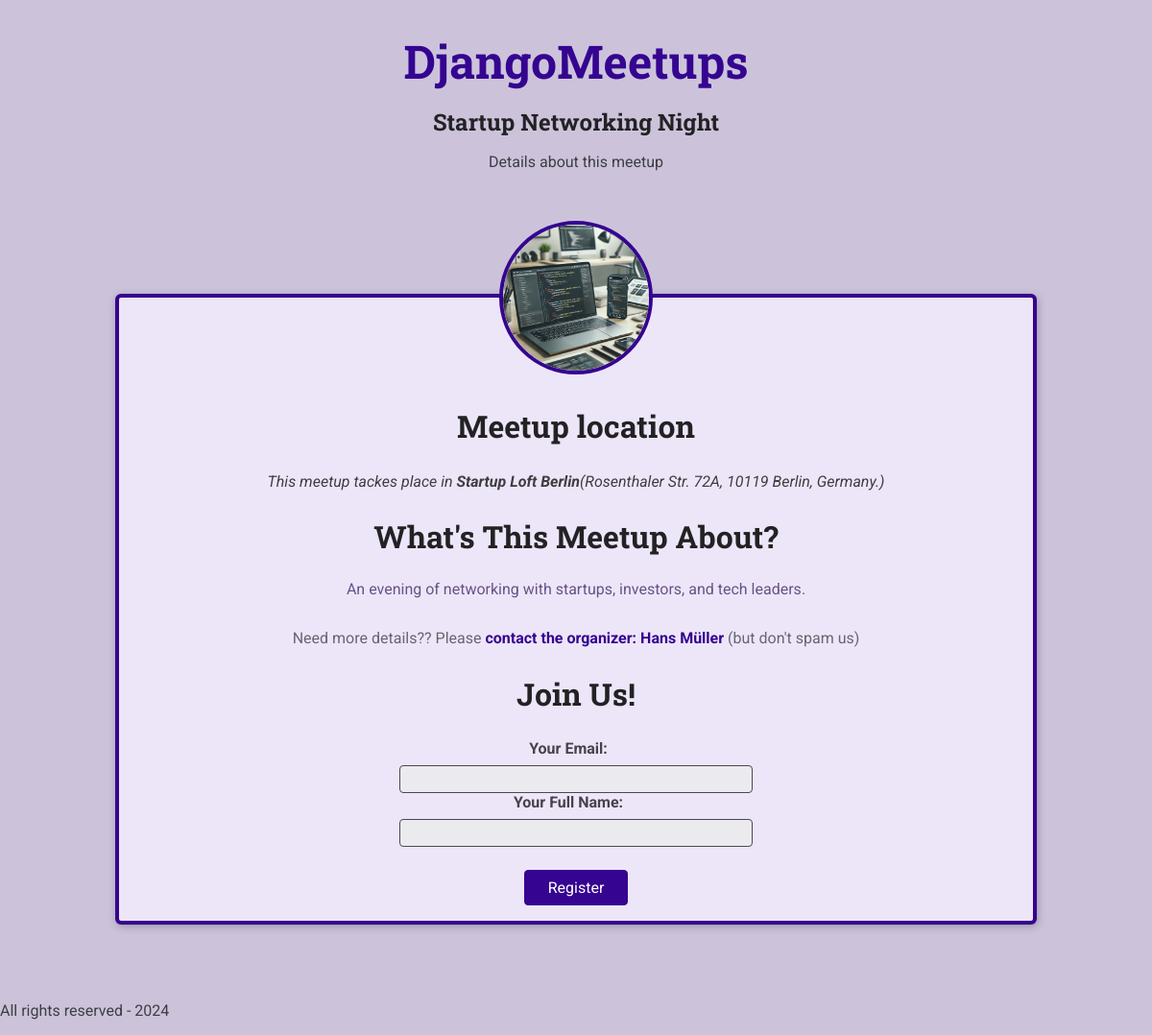
The page /meetups/startup-networking-night/ on the database its author committed.
### meetups/models.py (models this page shows, shortened)
class Meetup(models.Model):
    title = models.CharField(max_length=200)
    organizer_email =models.EmailField()
    organizer_name = models.CharField(max_length=200)
    date = models.DateField()
    slug = models.SlugField(unique=True)
    description = models.TextField()
    image = models.ImageField(upload_to='images/')
    location = models.ForeignKey(Location,on_delete=models.CASCADE)
    participants = models.ManyToManyField(Participant,blank=True)

class Location(models.Model):
    name = models.CharField(max_length=200)
    address = models.CharField(max_length=300)

### meetups/views.py (the view, shortened to what this page needs)
# urls.py: path("meetups/<slug:meetup_slug>/", meetup_details, name="meetup-details"), # our-domain.com/meetups/a-first-meetup
def meetup_details(request, meetup_slug):
    try:
        selected_meetup = Meetup.objects.get(slug=meetup_slug)
        if request.method == 'GET':
            registration_form = RegistrationForm()
        return render(request, 'meetups/meetup-details.html', {
                'meetup': selected_meetup,
                'form':registration_form
            })
    except Exception as e:
        print(e)
        return render(request, 'meetups/meetup-details.html', {
            'meetup': None,
            'title': 'Meetup Not Found',
        })

### meetups/forms.py
class RegistrationForm(forms.Form):
    email = forms.EmailField(label='Your Email')
    name = forms.CharField(max_length=200, label='Your Full Name')

### meetups/templates/meetups/meetup-details.html (shortened to what this page needs)
{% extends "meetups/base/base.html" %}
{% load static %}
{% block css_file %}
  <link rel="stylesheet" href="{% static 'meetups/styles/meetup_details.css' %}">
{% endblock css_file %}
          {% block main_heading %}{{ meetup.title }}{% endblock main_heading %}
          {% block header_content %}
          <p>Details about this meetup</p>
          {% endblock header_content %}
{% block content %}
   {% if meetup %}
        <article>
            <img id="main-image" src="{{meetup.image.url}}" alt="{{ meetup.title }}">
            <section id="location">
                <h2>Meetup location</h2>
                <address>This meetup tackes place in <span>{{meetup.location.name}}</span>({{meetup.location.address}}.)</address>
            </section>
            <section id="details">
                <h2>What's This Meetup About?</h2>
                <p>{{ meetup.description }}</p>
                <footer>
                    <p>Need more details?? Please <a  href="mailto:{{meetup.organizer_email}}"> contact the organizer: {{meetup.organizer_name}}</a> (but don't spam us)</p>
            </section>
            <section id="registration">
                <h2>Join Us!</h2>
               <form action="{% url 'meetup-details' meetup.slug %}" method="post">
                <ul>
                     {{form.as_ul}}
                </ul>
               <div id="registration-actions">
                <button>Register</button>
               </div>
               </form>
            </section>
        </article>
    {% else %}
        <p>Sorry, we couldn't find this meetup.</p>
    {% endif %}
    {% endblock content %}

### meetups/static/meetups/styles/base.css (style rules this page uses)
* { box-sizing: border-box; }
body { font-family: 'Roboto', sans-serif; margin: 0; background-color: #ccc3db; color: #3e3e41; }
h1, h2, h3 { font-family: 'Roboto Slab', sans-serif; color: #222224; }
button, .btn { cursor: pointer; font: inherit; padding: 0.5rem 1.5rem; background-color: #350490; border: 1px solid #350490; color: white; border-radius: 4px; text-decoration: none; }

### meetups/static/meetups/styles/meetup_details.css (style rules this page uses)
article { max-width: 60rem; margin: 5rem auto; border-radius: 6px; background-color: #ede6f8; border: 4px solid #350490; box-shadow: 1px 2px 8px rgba(0, 0, 0, 0.25); position: relative; padding: 1rem; text-align: center; }
#main-image { width: 10rem; height: 10rem; object-fit: cover; position: absolute; top: -5rem; left: calc(50% - 5rem); border-radius: 50%; border: 4px solid #350490; }
section:first-of-type { margin-top: 6rem; }
h2 { font-size: 2rem; }
address span { font-weight: bold; }
#details h2 { margin-bottom: 0.5rem; }
#details > p { color: #665386; padding: 1rem; border-radius: 4px; max-width: 80%; margin: auto; }
#details footer { color: #696472; }
#details footer a { color: #350490; text-decoration: none; font-weight: bold; }
#registration ul { list-style: none; margin: 0; padding: 0; }
#registration label { font-weight: bold; color: #46424d; margin-right: 1rem; display: block; margin-bottom: 0.5rem; }
#registration input { font: inherit; width: 40%; background-color: #ebeaee; border: 1px solid #4b4753; border-radius: 4px; padding: 0.25rem; }
#registration-actions { margin-top: 1.5rem; }

### rows shown on the page
Meetup: title "Startup Networking Night", image (picture), location.name "Startup Loft Berlin", location.address "Rosenthaler Str. 72A, 10119 Berlin, Germany", description "An evening of networking with startups, investors, and tech leaders.", organizer_name "Hans Müller"
